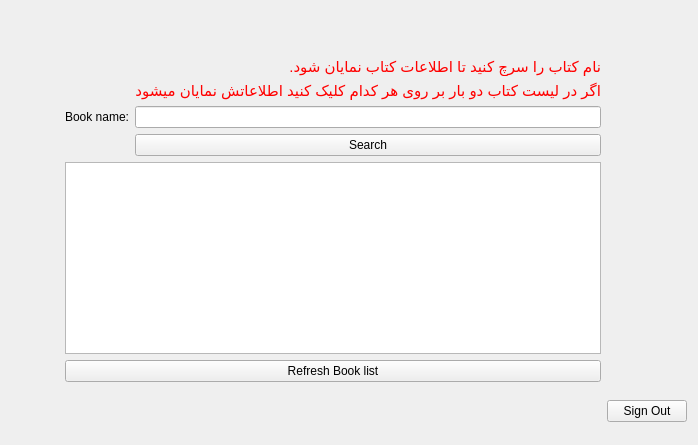
<?xml version="1.0" encoding="UTF-8"?>
<ui version="4.0">
 <class>UserPanel</class>
 <widget class="QWidget" name="UserPanel">
  <property name="geometry">
   <rect>
    <x>0</x>
    <y>0</y>
    <width>698</width>
    <height>445</height>
   </rect>
  </property>
  <property name="windowTitle">
   <string>Form</string>
  </property>
  <layout class="QGridLayout" name="gridLayout">
   <item row="1" column="1">
    <layout class="QVBoxLayout" name="verticalLayout">
     <item>
      <layout class="QFormLayout" name="formLayout">
       <item row="0" column="1">
        <widget class="QLabel" name="label_2">
         <property name="styleSheet">
          <string notr="true">color:red;
font-size:15px;</string>
         </property>
         <property name="text">
          <string>نام کتاب را سرچ کنید تا اطلاعات کتاب نمایان شود.</string>
         </property>
        </widget>
       </item>
       <item row="2" column="0">
        <widget class="QLabel" name="label">
         <property name="text">
          <string>Book name:</string>
         </property>
        </widget>
       </item>
       <item row="2" column="1">
        <widget class="QLineEdit" name="lineEdit_bookSearch"/>
       </item>
       <item row="3" column="1">
        <widget class="QPushButton" name="pushButton_searchUserBook">
         <property name="text">
          <string>Search</string>
         </property>
        </widget>
       </item>
       <item row="1" column="1">
        <widget class="QLabel" name="label_3">
         <property name="styleSheet">
          <string notr="true">color:red;
font-size:15px;</string>
         </property>
         <property name="text">
          <string>اگر در لیست کتاب دو بار بر روی هر کدام کلیک کنید اطلاعاتش نمایان میشود</string>
         </property>
        </widget>
       </item>
      </layout>
     </item>
     <item>
      <widget class="QListWidget" name="listWidget_userBooks"/>
     </item>
     <item>
      <widget class="QPushButton" name="pushButton_2">
       <property name="text">
        <string>Refresh Book list</string>
       </property>
      </widget>
     </item>
    </layout>
   </item>
   <item row="1" column="0">
    <spacer name="horizontalSpacer">
     <property name="orientation">
      <enum>Qt::Horizontal</enum>
     </property>
     <property name="sizeHint" stdset="0">
      <size>
       <width>40</width>
       <height>20</height>
      </size>
     </property>
    </spacer>
   </item>
   <item row="0" column="1">
    <spacer name="verticalSpacer">
     <property name="orientation">
      <enum>Qt::Vertical</enum>
     </property>
     <property name="sizeHint" stdset="0">
      <size>
       <width>20</width>
       <height>40</height>
      </size>
     </property>
    </spacer>
   </item>
   <item row="2" column="1">
    <spacer name="verticalSpacer_2">
     <property name="orientation">
      <enum>Qt::Vertical</enum>
     </property>
     <property name="sizeHint" stdset="0">
      <size>
       <width>20</width>
       <height>40</height>
      </size>
     </property>
    </spacer>
   </item>
   <item row="1" column="2">
    <spacer name="horizontalSpacer_2">
     <property name="orientation">
      <enum>Qt::Horizontal</enum>
     </property>
     <property name="sizeHint" stdset="0">
      <size>
       <width>40</width>
       <height>20</height>
      </size>
     </property>
    </spacer>
   </item>
   <item row="2" column="2">
    <widget class="QPushButton" name="pushButton_SignOut">
     <property name="text">
      <string>Sign Out</string>
     </property>
    </widget>
   </item>
  </layout>
 </widget>
 <resources/>
 <connections/>
</ui>
